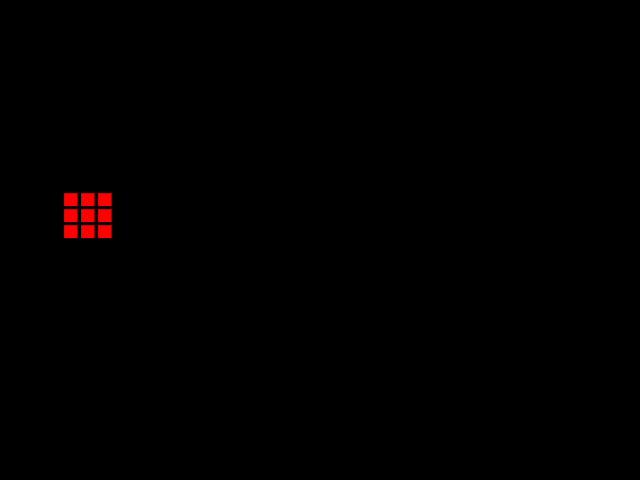
Frame 1 (no input)
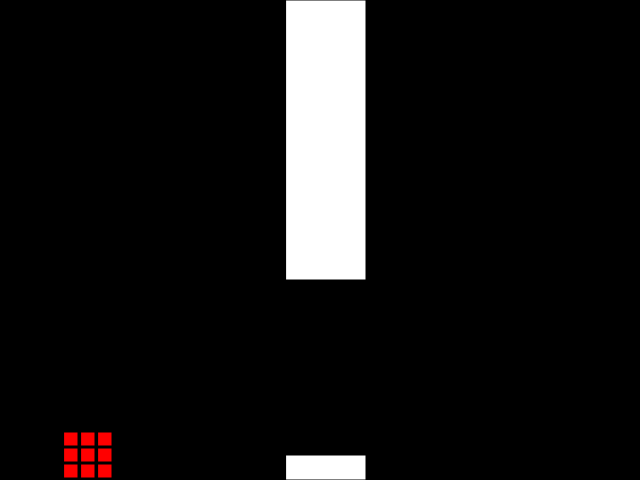
Frame 60 (no input)
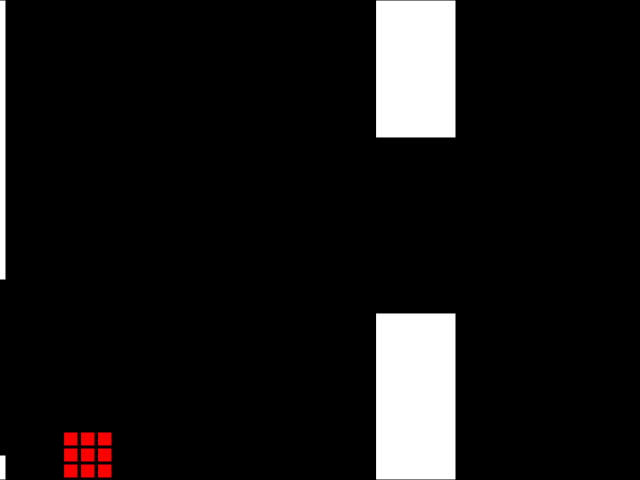
Frame 120 (the mouse pressed at the canvas centre since frame 60)

The p5.js sketch that drew these frames (run headless with seeded random() and noise() and a simulated clock; from frame 60 on, the mouse is pressed at the canvas centre):

// p5.js sketch
// ── sketch.js
// Daniel Shiffman
// http://codingtra.in
// http://patreon.com/codingtrain
// Code for: https://youtu.be/cXgA1d_E-jY&

// Changed and edited by Masoud and Salim

let bird;
let pipes = [];

// Displaying the canvas
function setup() {
  createCanvas(640, 480);
  bird = new Bird();
  
  pipes.push(new Pipe());
}

// Draw function
function draw() {
  
  background(0);
  
  // Displaying pipes 
  for (var i = pipes.length-1; i >= 0; i--) {
    pipes[i].show();
    pipes[i].update();

    // Dectecting if pipe goes off screen or is hit by the user
    if (pipes[i].hits(bird)) {
      console.log("HIT");
    }

    if (pipes[i].offscreen()) {
      pipes.splice(i, 1);
    }
  }

  // Showing the bird 
  bird.update();
  bird.show();

  // Showing new pipes
  if (frameCount % 75 == 0) {
    pipes.push(new Pipe());
  }
}

// Jumping
function keyPressed() {
  if (key == ' ') {
    bird.up();
    //console.log("SPACE");
  }
}

// ── bird.js
// Daniel Shiffman
// http://codingtra.in
// http://patreon.com/codingtrain
// Code for: https://youtu.be/cXgA1d_E-jY&

// Changed and edited by Masoud and Salim

function Bird() {
  
  // Defining all the aspects of the bird function
  this.y = height/2;
  this.x = 64;

  this.gravity = 0.678;
  this.lift = -11;
  this.velocity = 0;

  this.show = function() {
    fill(255);
    fill(0, 0, 0);


fill(255, 0, 0);
    
    // Rubiks Cube Figure, can be changed to anything but has you be used with this.x and this.y
rect(this.x, this.y-16,  14, 14);
rect(this.x+17, this.y-16, 14, 14);
rect(this.x+34, this.y-16, 14, 14);
rect(this.x, this.y-32, 14, 14);
rect(this.x+17, this.y-32, 14, 14);
rect(this.x+34, this.y-32, 14, 14);
rect(this.x, this.y-48, 14, 14);
rect(this.x+17, this.y-48, 14, 14);
rect(this.x+34, this.y-48, 14, 14);
    scale(0.5, 0.5)
  }

  this.up = function() {
    this.velocity += this.lift;
  }

  this.update = function() {
    this.velocity += this.gravity;
    // this.velocity *= 0.9;
    this.y += this.velocity;

    if (this.y > height) {
      this.y = height;
      this.velocity = 0;
    }

    if (this.y < 0) {
      this.y = 0;
      this.velocity = 0;
    }

  }

}

// ── pipe.js
// Daniel Shiffman
// http://codingtra.in
// http://patreon.com/codingtrain
// Code for: https://youtu.be/cXgA1d_E-jY&

function Pipe() {
  this.spacing = 175;
  this.top = random(height / 6, 3 / 4 * height);
  this.bottom = height - (this.top + this.spacing);
  this.x = width;
  this.w = 80;
  this.speed = 6;

  this.highlight = true;

  this.hits = function(bird) {
    if (bird.y < this.top || bird.y > height - this.bottom) {
      if (bird.x > this.x && bird.x < this.x + this.w) {
        this.highlight = true;
        return true;
      }
    }
    this.highlight = false;
    return false;
  }

  this.show = function() {
    fill(255);
    if (this.highlight) {
      fill(255, 0, 0);
    }
    rect(this.x, 0, this.w, this.top);
    rect(this.x, height - this.bottom, this.w, this.bottom);
  }

  this.update = function() {
    this.x -= this.speed;
  }

  this.offscreen = function() {
    if (this.x < -this.w) {
      return true;
    } else {
      return false;
    }
  }


}
